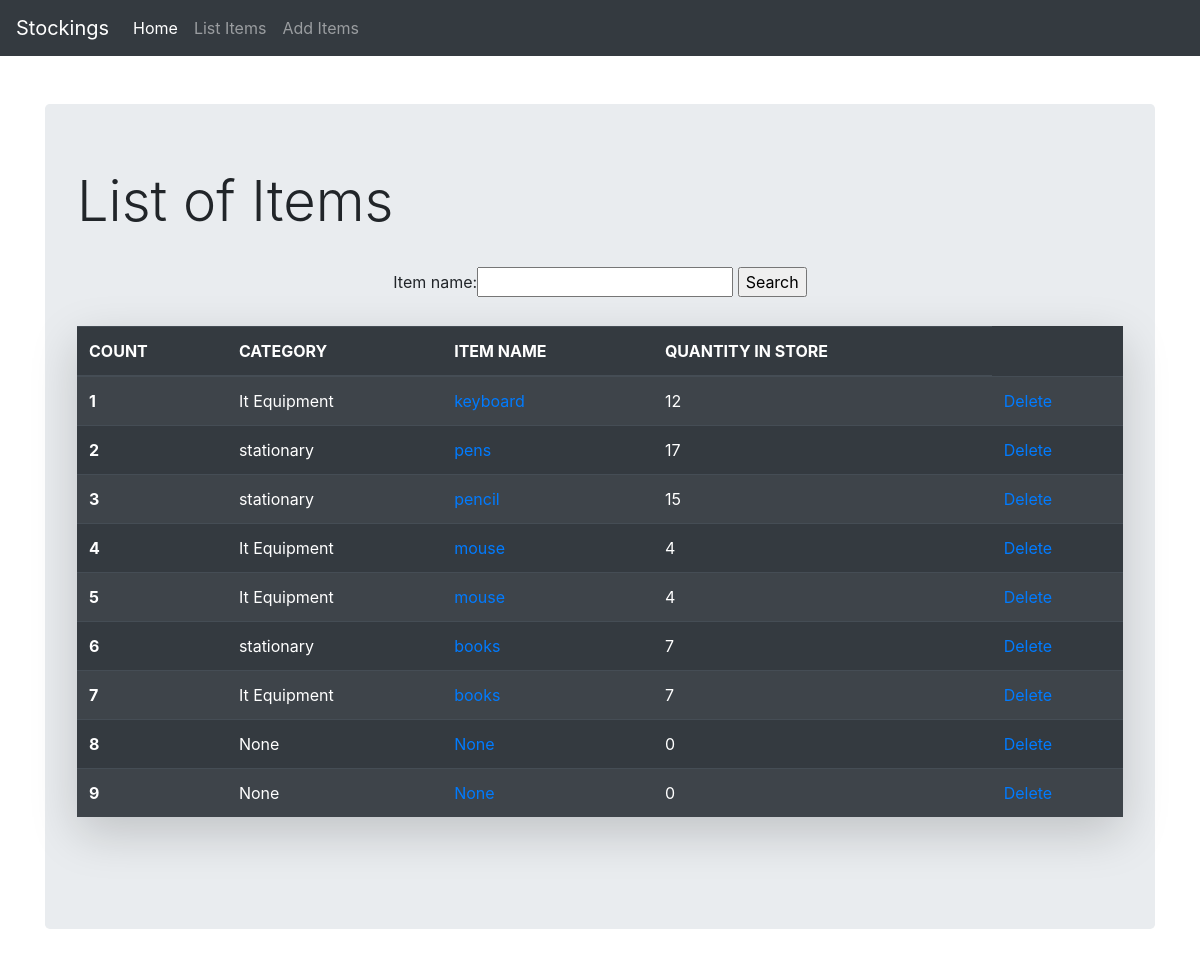
Before: /list_item/ with the older database file.
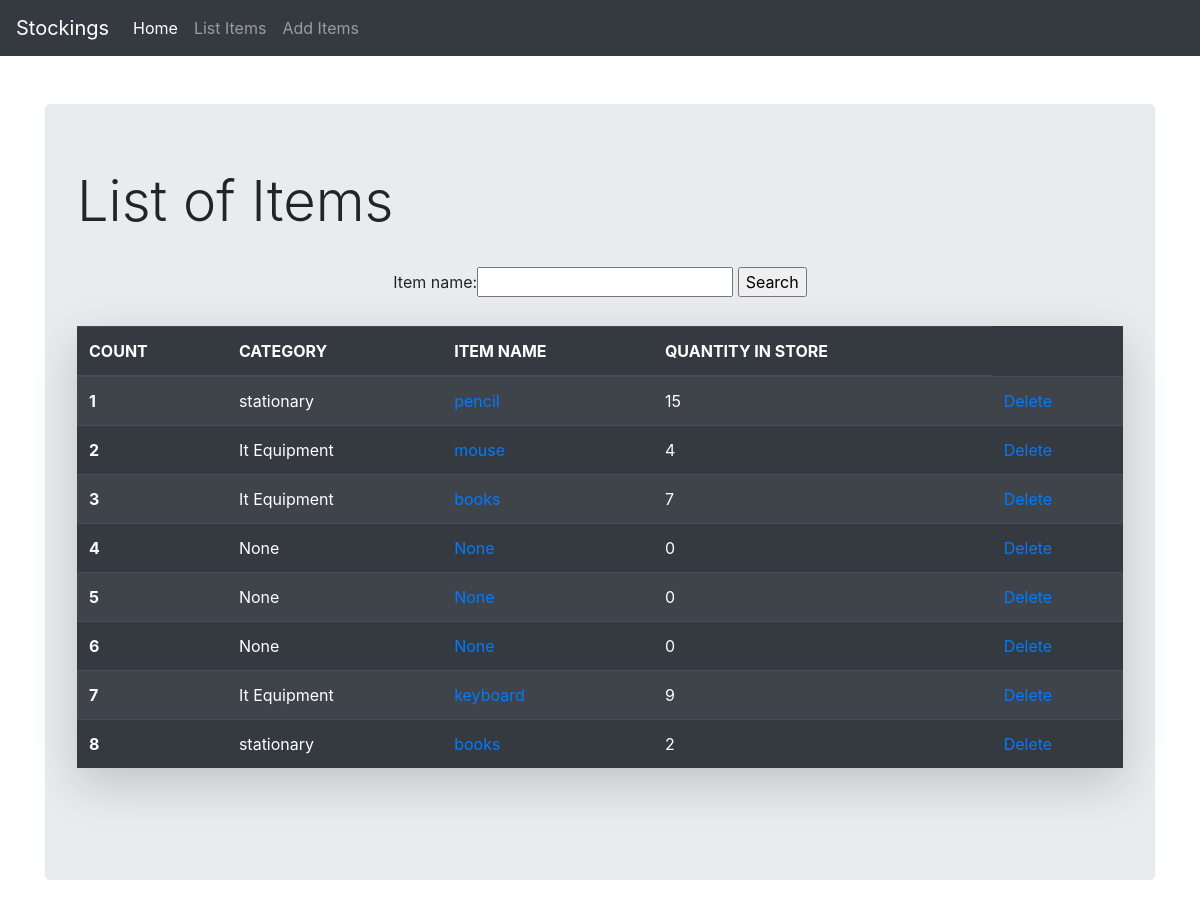
After: the same page with the newer database file.
### stockmgmt/models.py (models this page shows, shortened)
class Stock(models.Model):
	category = models.CharField(max_length=50,blank=True, null=True, unique= True)
	item_name = models.CharField(max_length=50,blank=False, null=True)
	quantity = models.IntegerField(default='0', blank=False, null=True)
	receive_quantity = models.IntegerField(default='0', blank=True, null=True)
	receive_by = models.CharField(max_length=50, blank=True, null=True)
	issue_quantity = models.IntegerField(default='0', blank=True, null=True)
	issue_by = models.CharField(max_length=50, blank=True, null=True)
	issue_to = models.CharField(max_length=50, blank=True, null=True)
	phone_number = models.CharField(max_length=50, blank=True, null=True)
	created_by = models.CharField(max_length=50, blank=True, null=True)
	reorder_level = models.IntegerField(default='0', blank=True, null=True)
	last_updated = models.DateTimeField(auto_now_add=False, auto_now=True)
	export_to_CSV = models.BooleanField(default=False)

### stockmgmt/views.py (the view, shortened to what this page needs)
# urls.py: path('list_item/', views.list_item, name='list_item'),
def list_item(request):
	title = 'List of Items'
	form = StockSearchForm(request.POST or None)
	queryset = Stock.objects.all()
	context = {
		"form": form,
		"title": title,
		"queryset": queryset,
	}
	return render(request, "list_item.html", context)

### stockmgmt/forms.py
class StockSearchForm(forms.ModelForm):
   class Meta:
     model = Stock
     fields = ['item_name']

### stockmgmt/templates/list_item.html (shortened to what this page needs)
{% extends 'base.html' %}
{% load static %}
	{% block content %}
	<h1 class="display-4">{{title}}</h1>
	<br>
	<center>
	<form method='POST'>
    	{{form}}
        <input type="submit" value='Search'/>
	</form>
	</center>
			<br>
			<div class="shadow-lg mb-5 bg-white rounded">
			<table class="table table-striped table-dark">
		  <thead>
		    <tr>
		      <th scope="col">COUNT</th>
		      <th scope="col">CATEGORY</th>
		      <th scope="col">ITEM NAME</th>
		      <th scope="col">QUANTITY IN STORE</th>
		    </tr>
		  </thead>
		  <tbody>
		  	{% for instance in queryset %}
		    <tr>
		      <th scope="row">{{forloop.counter}}</th>
		      <td>{{instance.category}}</td>
		      <td><a href="{% url 'update_items' instance.id %}">{{instance.item_name}}</a></td>
		      <td>{{instance.quantity}}</td>
		      <td><a href="{% url 'delete_items' instance.id %}">Delete</a></td>
		      {% endfor %}
		  </tbody>
		</table>
		</div>
     {% endblock %}

### stockmgmt/templates/base.html (shortened to what this page needs)
<!DOCTYPE html>
<html>
<head>
    <link rel="stylesheet" href="https://stackpath.bootstrapcdn.com/bootstrap/4.5.2/css/bootstrap.min.css">
</head>
<body>
				<nav class="navbar navbar-expand-lg navbar-dark bg-dark">
					  <a class="navbar-brand" href="{% url 'home' %}">Stockings</a>
					  <div class="collapse navbar-collapse" id="navbarNavAltMarkup">
					    <div class="navbar-nav">
					      <a class="nav-item nav-link active" href="{% url 'home' %}">Home<span class="sr-only">(current)</span></a>
					      <a class="nav-item nav-link" href="{% url 'list_item' %}">List Items</a>
					      <a class="nav-item nav-link" href="{% url 'add_items' %}">Add Items</a>
					    </div>
					     <br>
		  </div>
		</nav>
		<br><br>
		<div class="container">
    	<div class="jumbotron">
    			{% block content %}
    			{% endblock %}
		</div>
    </div>
</body>
</html>

Changed rows visible on the page:
removed Stock: category "It Equipment", item_name "keyboard", quantity "12"
removed Stock: category "stationary", item_name "pens", quantity "17"
removed Stock: category "It Equipment", item_name "mouse", quantity "4"
removed Stock: category "stationary", item_name "books", quantity "7"
added Stock: category "None", item_name "None", quantity "0"
added Stock: category "It Equipment", item_name "keyboard", quantity "9"
added Stock: category "stationary", item_name "books", quantity "2"
